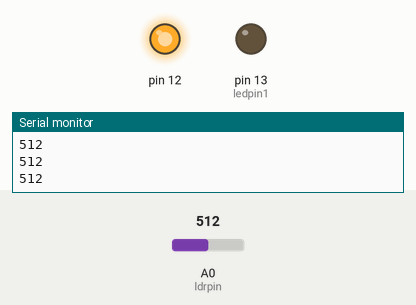
This sketch was run on a simulated Arduino Uno, built with avr-gcc and run on an emulated ATmega328P. On the bench: output pins drawn as LEDs (lit = HIGH), the last lines printed to the serial monitor. The inputs (shaded band) are chosen by the test bench; at power-on: A0 (ldrpin) = 512.

Above: at 1.2 s.
1.3 s: A0 (ldrpin) set to 214
2.8 s: A0 (ldrpin) set to 184
At 4.0 s:
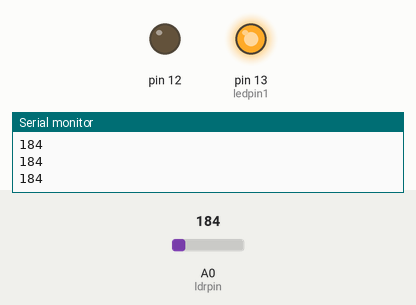
4.3 s: A0 (ldrpin) set to 210
At 5.1 s:
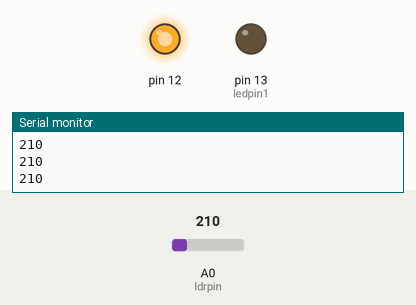
5.8 s: A0 (ldrpin) set to 190
At 6.3 s:
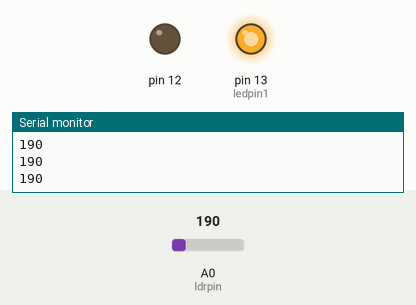
Timing chart, 0 to 8.3 s (numbered marks = the images above; inputs shaded):
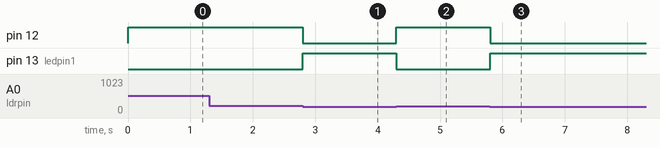

The sketch:

IEI-North_Regional_Conclave_Task1.ino
```cpp
const int ledpin1=13;
const int ledoin2=12;
const int ldrpin=A0;
void setup()
{
  Serial.begin(9600);
  pinMode(13,OUTPUT);
  pinMode(A0,INPUT);
  pinMode(12,OUTPUT);
  //pinMode(2,OUTPUT);

}
 void loop()
 {
   int ldrstatus=analogRead(A0);
   if(ldrstatus<=200)
   {
     digitalWrite(13,HIGH);
     digitalWrite(12,LOW);
     //digitalWrite(2,LOW);
     Serial.println(ldrstatus);
   }
   else
   {

     digitalWrite(12,HIGH);
     digitalWrite(13,LOW);
     //digitalWrite(2,HIGH);
     Serial.println(ldrstatus);
   }
 }
```

Measured:
- the behaviour switches between 201 and 200 on A0 (ldrpin) (found by bisection; images 0 and 1)
- after the input at 2.8 s, pin 12: HIGH → LOW at once; pin 13 (ledpin1): LOW → HIGH at once
- after the input at 4.3 s, pin 12: LOW → HIGH at once; pin 13 (ledpin1): HIGH → LOW at once
- after the input at 5.8 s, pin 12: HIGH → LOW at once; pin 13 (ledpin1): LOW → HIGH at once
